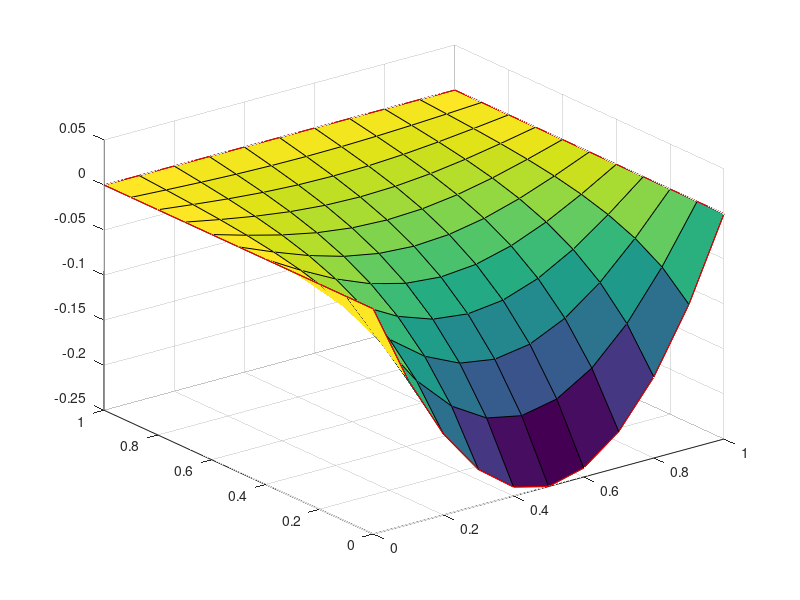

Source code (MATLAB):
clear all; close all; clc;

% u_xx + u_yy = 0
% u(x, 0) = x^2 - x
% All other boundaries are zero
% u(x, 1) = u(0, y) = u(1, y) = 0

x0 = 0;
xN = 1;
y0 = 0;
yN = 1;

N = 11
x = linspace(x0, xN, N);
y = linspace(x0, xN, N);
dx = x(2) - x(1)

% Boundary condition
a = @(x)(x.^2 - x);

% Solve Au = b
N_total = N * N
entries_in_matrix = N_total^2

A = zeros(N_total);
b = zeros(N_total, 1);

point2ind = @(m, n)((n - 1) * N + m);

for n = 1:N
    for m = 1:N
        k = point2ind(m, n);
        if n == 1
            A(k, k) = 1;
            b(k) = a(x(m));
        elseif m == 1 || m == N || n == N
            A(k, k) = 1;
            b(k) = 0;
        else
            A(k, k) = -4 / dx^2;
            A(k, k + 1) = 1 / dx^2;
            A(k, k - 1) = 1 / dx^2;
            A(k, k + N) = 1 / dx^2;
            A(k, k - N) = 1 / dx^2;
            b(k) = 0; % f(x(m), y(n))
        end
    end
end

u = A\b;
size(u)
U = reshape(u, [N, N]);
% MATLAB stores data internally column-by-column instead of 
% row-by-row (the way python and C do), but we chose to 
% order our grid points row-by-row.  The following line 
% switches rows and columns of U.
U = permute(U, [2, 1]);

% These vectors are just to plot the boundary conditions
zero_vector = zeros(size(x));
one_vector = ones(size(x));

[X, Y] = meshgrid(x, y);

% Plot the solution
surf(X, Y, U)
hold on
% u(0, y) = 0
plot3(zero_vector, y, zero_vector, 'r')
% u(x, 1) = 0
plot3(x, one_vector, zero_vector, 'r')
% u(1, y) = 0
plot3(one_vector, y, zero_vector, 'r')
% u(x, 0) = a(x)
plot3(x, zero_vector, a(x), 'r')
hold off